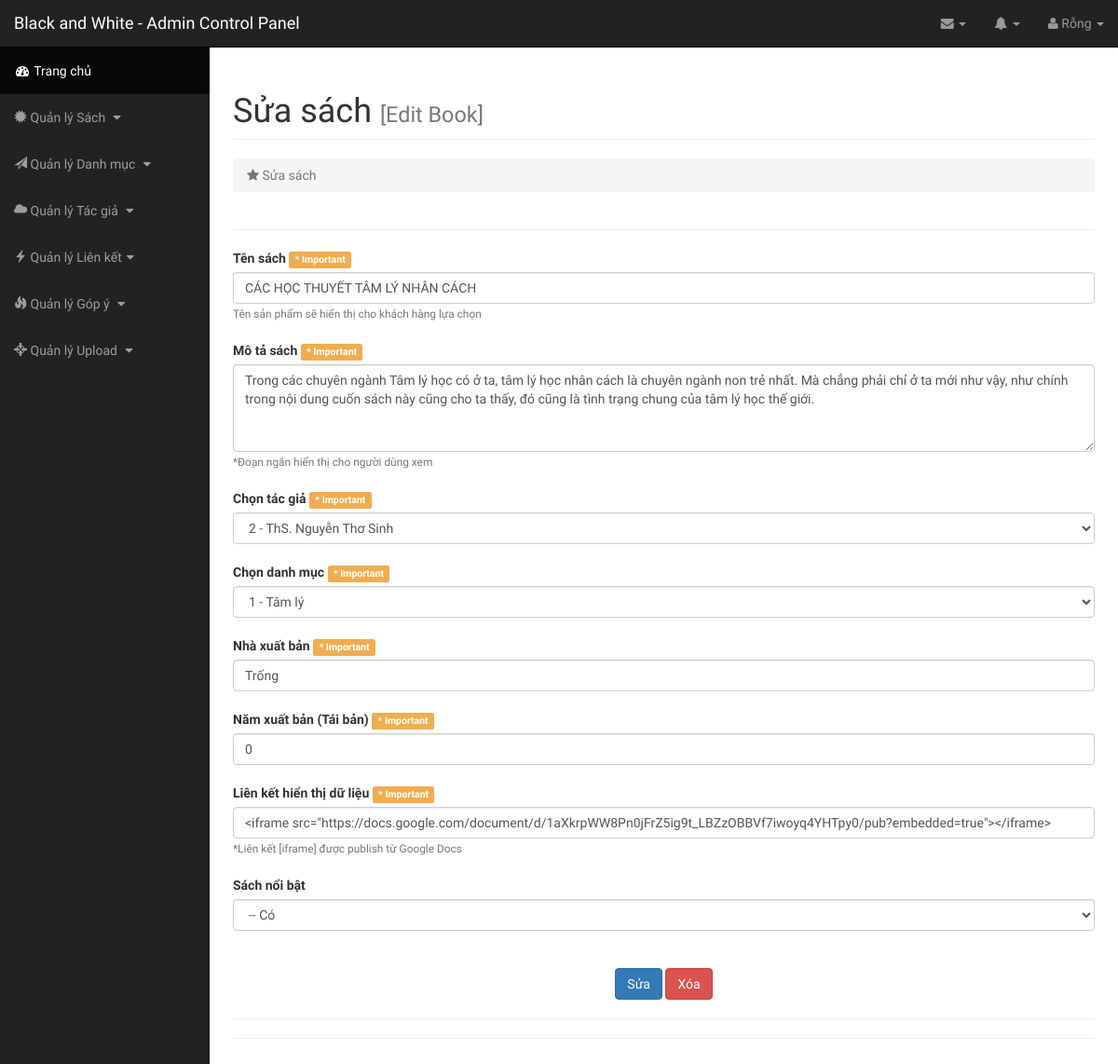
The page /admin/index.php?page=sua-sach&id=3 on the database its author committed.
### tables this page shows
CREATE TABLE `books` (
  `bookid` int(100) NOT NULL,
  `bookname` varchar(255) NOT NULL,
  `author` int(100) NOT NULL,
  `nxb` varchar(255) DEFAULT NULL,
  `year` int(100) DEFAULT NULL,
  `filename` varchar(255) NOT NULL,
  `link` text NOT NULL,
  `des` text NOT NULL,
  `catid` int(10) NOT NULL,
  `spec` tinyint(1) NOT NULL
);

CREATE TABLE `author` (
  `authorid` int(100) NOT NULL,
  `authorname` varchar(255) NOT NULL
);

### class/Db.class.php (called while the page is built, shortened)
<?php
class Db{
	private $conn = null;
	public function __construct()
	{
		$host ="mysql:host=". HOST."; dbname=". DB_NAME;
		try
		{
			$this->conn = new PDO($host, DB_USER, DB_PASS);
			$this->conn->query("set names 'utf8' ");
		}
		catch (PDOException $e)
		{
			echo "Không thể kết nối cơ sở dữ liệu";
		}
	}
	public function __destruct()
	{
		$this->conn = null;
	}
	private function query($sql, $arr = array(), $mode = PDO::FETCH_ASSOC)
	{
		$pre = $this->conn->prepare($sql);
		if(!$pre->execute($arr))
		{
			echo "Không thể thực thi"; exit;
		}
		return $pre->fetchAll($mode);
	}
	private function query1($sql, $arr = array(), $mode = PDO::FETCH_ASSOC)
	{
		$pre = $this->conn->prepare($sql);
		if(!$pre->execute($arr))
		{
			echo "Không thể thực thi"; exit;
		}
		return $pre->fetch($mode);
	}
	public function select($sql, $arr = array(), $mode = PDO::FETCH_ASSOC)
	{
		return $this->query($sql, $arr, $mode);
	}
	public function select1($sql, $arr = array(), $mode = PDO::FETCH_ASSOC)
	{
		return $this->query1($sql, $arr, $mode);
	}
}
?>

### admin/inc/updatebook.php (the view, shortened to what this page needs)
<?php
  $id = $_GET['id'];
  $sql1 = "SELECT * FROM `books` INNER JOIN `author` ON books.author = author.authorid INNER JOIN `category` ON books.catid = category.catid WHERE bookid = '$id'";
  $obj1 = new Db();
  $row = $obj1->select1($sql1);
  $bookauthor = $row['author'];
  $bookcat = $row['catid'];
  $bookpublish = $row['nxb'];
  $bookyear = $row['year'];
  $booklink = $row['link'];
  $bookspecial = $row['spec'];
?>
<div id="page-wrapper">
    <div class="container-fluid">
        <div class="row">
            <div class="col-lg-12">
                <h1 class="page-header">
                    Sửa sách <small class="text-muted">[Edit Book]</small>
                </h1>
                <ol class="breadcrumb">
                    <li class="active">
                        <i class="fa fa-star"></i> Sửa sách
                    </li>
                </ol>
            </div>
        </div>
        <hr />
        <form method="post" enctype="multipart/form-data" id="formaddsach">
            <label for="pdname">Tên sách </label>  <label class="label label-warning"> * Important</label>
            <input type="text" class="form-control" id="pdname" placeholder="Nhập tên sách" name="bookname" value="<?php echo $row['bookname']; ?>">
            <small class="text-muted">Tên sản phẩm sẽ hiển thị cho khách hàng lựa chọn</small>
            <br>
            <br>
            <label for="pdname">Mô tả sách </label>  <label class="label label-warning"> * Important</label>
            <textarea name="bookdes" rows="4" cols="80" class="form-control"><?php echo $row['des']; ?></textarea>
            <small class="text-muted">*Đoạn ngắn hiển thị cho người dùng xem</small>
            <br>
            <br>
            <label for="pdcat">Chọn tác giả</label>  <label class="label label-warning"> * Important</label>
            <select class="form-control" id="pdcat" name="bookauthor">
              <?php
                $obj = new Db();
                $sql = "SELECT * FROM author";
                $rows = $obj->select($sql);
                foreach ($rows as $row) {
              ?>
              <option value="<?php echo $row['authorid']; ?>" <?php if($row['authorid'] == $bookauthor) echo "selected='selected'"; ?>><?php echo $row['authorid']." - ".$row['authorname']; ?></option>
              <?php
            }
              ?>
            </select>
            <br>
            <label for="pdcat">Chọn danh mục</label>  <label class="label label-warning"> * Important</label>
            <select class="form-control" id="pdcat" name="bookcat">
              <?php
                $obj = new Db();
                $sql = "SELECT * FROM category";
                $rows = $obj->select($sql);
                foreach ($rows as $row) {
              ?>
              <option value="<?php echo $row['catid']; ?>"<?php if($row['catid'] == $bookcat) echo "selected='selected'"; ?>><?php echo $row['catid']." - ".$row['catname']; ?></option>
              <?php
            }
              ?>
            </select>
            <br>
            <label for="pdprice">Nhà xuất bản</label>  <label class="label label-warning"> * Important</label>
            <input type="text" class="form-control" id="bookpublish" placeholder="Nhập tên nhà xuất bản" name="bookpublish" value="<?php echo $bookpublish; ?>">
            <br>
            <label for="pdprice">Năm xuất bản (Tái bản)</label>  <label class="label label-warning"> * Important</label>
            <input type="text" class="form-control" id="bookyear" placeholder="Nhập năm xuất bản (hoặc tái xuất bản))" name="bookyear" value="<?php echo $bookyear; ?>">
            <br>
            <label for="pdprice">Liên kết hiển thị dữ liệu</label>  <label class="label label-warning"> * Important</label>
            <input type="text" class="form-control" id="pdprice" placeholder="Nhập giá sản phẩm" name="booklink" value='<?php echo $booklink; ?>'>
            <small class="text-muted">*Liên kết [iframe] được publish từ Google Docs</small>
            <br>
            <br>
            <label>Sách nổi bật</label>
            <select class="form-control" id="pddvt" name="bookspecial">
              <option value="1" <?php if($bookspecial == 1) echo "selected='selected'" ?>>-- Có </option>
            </select>
            <br>
            <br>
          <center>
          <button type="submit" class="btn btn-primary" id="submit-btn" name="submit-btn">Sửa</button>
          <button type="reset" class="btn btn-danger">Xóa</button>
        </center>
        </form>
        <hr>
        <hr>
    </div>
</div>

### admin/css/sb-admin.css (style rules this page uses)
body { margin-top: 100px; background-color: #222; }
@media (min-width:768px) { body { margin-top: 50px; } }
#page-wrapper { width: 100%; padding: 0; background-color: #fff; }
@media (min-width:768px) { #page-wrapper { padding: 10px; } }

### admin/css/customcss.css (style rules this page uses)
* body { font-family: 'Fira Sans Extra Condensed', sans-serif; }

### rows shown on the page
books: bookname "CÁC HỌC THUYẾT TÂM LÝ NHÂN CÁCH", bookdes "Trong các chuyên ngành Tâm lý học có ở ta, tâm lý học nhân cách là chuyên ngành non trẻ nhất. Mà chẳng phải chỉ ở ta mới như vậy, như chính trong nội dung cuốn sách này cũng cho ta thấy, đó cũng là tình trạng chung của tâm lý học thế giới.", bookauthor "2 - ThS. Nguyễn Thơ Sinh", bookpublish "Trống", bookyear "0", booklink "<iframe src=\"https://docs.google.com/document/d/1aXkrpWW8Pn0jFrZ5ig9t_LBZzOBBVf7iwoyq4YHTpy0/pub?embedded=true\"></iframe>", bookspecial "-- Có"

### other values the page prints
form field bookcat "1 - Tâm lý"
